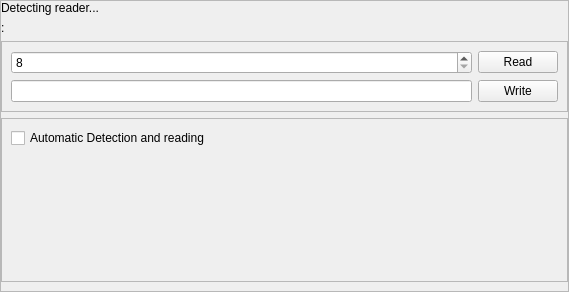
<?xml version="1.0" encoding="UTF-8"?>
<ui version="4.0">
 <class>MainWindow</class>
 <widget class="QMainWindow" name="MainWindow">
  <property name="geometry">
   <rect>
    <x>0</x>
    <y>0</y>
    <width>569</width>
    <height>292</height>
   </rect>
  </property>
  <property name="windowTitle">
   <string>MainWindow</string>
  </property>
  <widget class="QWidget" name="centralwidget">
   <layout class="QVBoxLayout" name="verticalLayout">
    <property name="margin">
     <number>0</number>
    </property>
    <item>
     <widget class="QFrame" name="frame">
      <property name="frameShape">
       <enum>QFrame::StyledPanel</enum>
      </property>
      <property name="frameShadow">
       <enum>QFrame::Raised</enum>
      </property>
      <property name="class" stdset="0">
       <string>PeripheralCollection</string>
      </property>
      <layout class="QVBoxLayout" name="verticalLayout_2">
       <property name="leftMargin">
        <number>0</number>
       </property>
       <property name="topMargin">
        <number>0</number>
       </property>
       <property name="rightMargin">
        <number>0</number>
       </property>
       <item>
        <widget class="QLabel" name="detect">
         <property name="sizePolicy">
          <sizepolicy hsizetype="Preferred" vsizetype="Maximum">
           <horstretch>0</horstretch>
           <verstretch>0</verstretch>
          </sizepolicy>
         </property>
         <property name="text">
          <string>Detecting reader...</string>
         </property>
        </widget>
       </item>
       <item>
        <widget class="QLabel" name="dataLabel">
         <property name="sizePolicy">
          <sizepolicy hsizetype="Preferred" vsizetype="Maximum">
           <horstretch>0</horstretch>
           <verstretch>0</verstretch>
          </sizepolicy>
         </property>
         <property name="text">
          <string>:</string>
         </property>
        </widget>
       </item>
       <item>
        <widget class="QFrame" name="frame_2">
         <property name="frameShape">
          <enum>QFrame::StyledPanel</enum>
         </property>
         <property name="frameShadow">
          <enum>QFrame::Raised</enum>
         </property>
         <property name="class" stdset="0">
          <string>PeripheralCollectionInner</string>
         </property>
         <layout class="QGridLayout" name="gridLayout">
          <item row="0" column="0">
           <widget class="QSpinBox" name="sectorEdit">
            <property name="minimum">
             <number>8</number>
            </property>
           </widget>
          </item>
          <item row="0" column="1">
           <widget class="QPushButton" name="pushButton">
            <property name="text">
             <string>Read</string>
            </property>
           </widget>
          </item>
          <item row="1" column="0">
           <widget class="QLineEdit" name="dataEdit"/>
          </item>
          <item row="1" column="1">
           <widget class="QPushButton" name="pushButton_2">
            <property name="text">
             <string>Write</string>
            </property>
           </widget>
          </item>
         </layout>
        </widget>
       </item>
       <item>
        <widget class="QFrame" name="frame_3">
         <property name="sizePolicy">
          <sizepolicy hsizetype="Preferred" vsizetype="MinimumExpanding">
           <horstretch>0</horstretch>
           <verstretch>0</verstretch>
          </sizepolicy>
         </property>
         <property name="frameShape">
          <enum>QFrame::StyledPanel</enum>
         </property>
         <property name="frameShadow">
          <enum>QFrame::Raised</enum>
         </property>
         <property name="class" stdset="0">
          <string>PeripheralCollectionInner</string>
         </property>
         <layout class="QGridLayout" name="gridLayout_2">
          <item row="1" column="0">
           <widget class="QLabel" name="autoLabel">
            <property name="sizePolicy">
             <sizepolicy hsizetype="Preferred" vsizetype="MinimumExpanding">
              <horstretch>0</horstretch>
              <verstretch>0</verstretch>
             </sizepolicy>
            </property>
            <property name="text">
             <string/>
            </property>
           </widget>
          </item>
          <item row="0" column="0">
           <widget class="QCheckBox" name="autoBox">
            <property name="text">
             <string>Automatic Detection and reading</string>
            </property>
           </widget>
          </item>
         </layout>
        </widget>
       </item>
      </layout>
     </widget>
    </item>
   </layout>
  </widget>
  <widget class="QMenuBar" name="menubar">
   <property name="geometry">
    <rect>
     <x>0</x>
     <y>0</y>
     <width>569</width>
     <height>25</height>
    </rect>
   </property>
  </widget>
 </widget>
 <resources/>
 <connections>
  <connection>
   <sender>pushButton</sender>
   <signal>clicked()</signal>
   <receiver>MainWindow</receiver>
   <slot>read()</slot>
   <hints>
    <hint type="sourcelabel">
     <x>358</x>
     <y>116</y>
    </hint>
    <hint type="destinationlabel">
     <x>389</x>
     <y>46</y>
    </hint>
   </hints>
  </connection>
  <connection>
   <sender>pushButton_2</sender>
   <signal>clicked()</signal>
   <receiver>MainWindow</receiver>
   <slot>write()</slot>
   <hints>
    <hint type="sourcelabel">
     <x>379</x>
     <y>156</y>
    </hint>
    <hint type="destinationlabel">
     <x>396</x>
     <y>131</y>
    </hint>
   </hints>
  </connection>
 </connections>
 <slots>
  <slot>read()</slot>
  <slot>write()</slot>
  <slot>readUID()</slot>
 </slots>
</ui>
